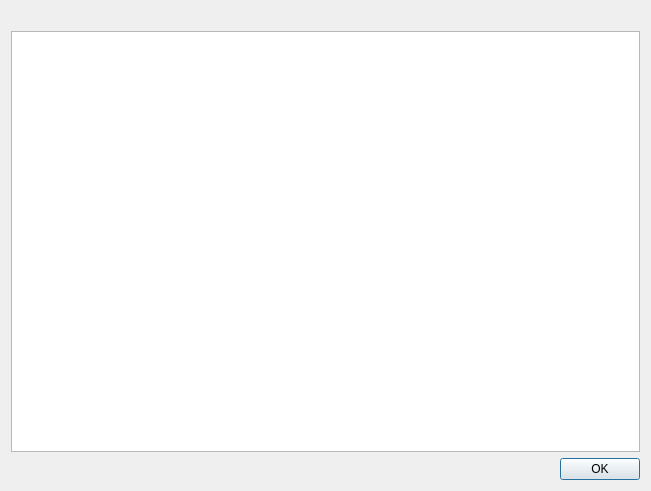
<?xml version="1.0" encoding="UTF-8"?>
<ui version="4.0">
 <class>ShowHTMLDialog</class>
 <widget class="QDialog" name="ShowHTMLDialog">
  <property name="geometry">
   <rect>
    <x>0</x>
    <y>0</y>
    <width>651</width>
    <height>491</height>
   </rect>
  </property>
  <layout class="QVBoxLayout" name="verticalLayout">
   <item>
    <widget class="QLabel" name="label">
     <property name="text">
      <string/>
     </property>
    </widget>
   </item>
   <item>
    <widget class="QTextBrowser" name="textBrowser"/>
   </item>
   <item>
    <widget class="QDialogButtonBox" name="buttonBox">
     <property name="orientation">
      <enum>Qt::Horizontal</enum>
     </property>
     <property name="standardButtons">
      <set>QDialogButtonBox::Ok</set>
     </property>
    </widget>
   </item>
  </layout>
 </widget>
 <resources/>
 <connections>
  <connection>
   <sender>buttonBox</sender>
   <signal>accepted()</signal>
   <receiver>ShowHTMLDialog</receiver>
   <slot>accept()</slot>
   <hints>
    <hint type="sourcelabel">
     <x>248</x>
     <y>254</y>
    </hint>
    <hint type="destinationlabel">
     <x>157</x>
     <y>274</y>
    </hint>
   </hints>
  </connection>
  <connection>
   <sender>buttonBox</sender>
   <signal>rejected()</signal>
   <receiver>ShowHTMLDialog</receiver>
   <slot>reject()</slot>
   <hints>
    <hint type="sourcelabel">
     <x>316</x>
     <y>260</y>
    </hint>
    <hint type="destinationlabel">
     <x>286</x>
     <y>274</y>
    </hint>
   </hints>
  </connection>
 </connections>
</ui>
